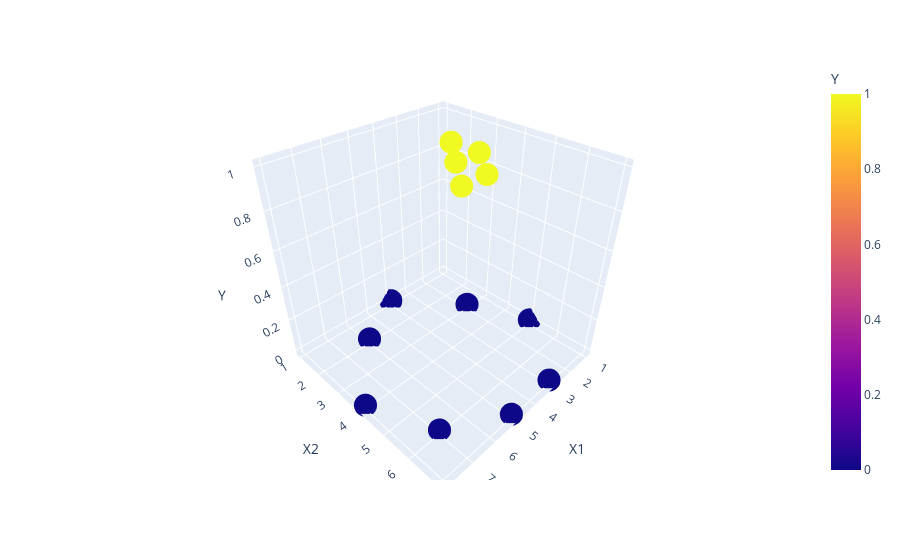

Notebook code for this chart:
### Code cell
import plotly.express as px         # To implement 3D plots
fig = px.scatter_3d(dff, x='X1', y='X2', z='Y', color='Y')
fig.show()

### Figure 1 — Plotly figure (JSON) as saved in the notebook; plotly's stock layout.template omitted (floating-point values rounded to 4 significant figures)
{"data": [{"hovertemplate": "X1=%{x}<br>X2=%{y}<br>Y=%{marker.color}<extra></extra>", "legendgroup": "", "marker": {"color": [0, 0, 0, 0, 0, 0, 0, 0, 1, 1, 1, 1, 1], "coloraxis": "coloraxis", "symbol": "circle"}, "mode": "markers", "name": "", "scene": "scene", "showlegend": false, "x": [1, 2, 3, 4, 5, 6, 7, 8, 3, 4, 5, 3, 4], "y": [5, 3, 7, 1, 7, 2, 6, 4, 3, 4, 5, 4, 5], "z": [0, 0, 0, 0, 0, 0, 0, 0, 1, 1, 1, 1, 1], "type": "scatter3d"}], "layout": {"scene": {"domain": {"x": [0.0, 1.0], "y": [0.0, 1.0]}, "xaxis": {"title": {"text": "X1"}}, "yaxis": {"title": {"text": "X2"}}, "zaxis": {"title": {"text": "Y"}}}, "coloraxis": {"colorbar": {"title": {"text": "Y"}}, "colorscale": [[0.0, "#0d0887"], [0.1111, "#46039f"], [0.2222, "#7201a8"], [0.3333, "#9c179e"], [0.4444, "#bd3786"], [0.5556, "#d8576b"], [0.6667, "#ed7953"], [0.7778, "#fb9f3a"], [0.8889, "#fdca26"], [1.0, "#f0f921"]]}, "legend": {"tracegroupgap": 0}, "margin": {"t": 60}}}
